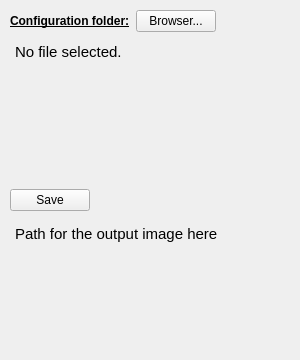
      <widget class="QWidget" name="tab_7">
       <attribute name="title">
        <string>Save</string>
       </attribute>
       <widget class="QWidget" name="layoutWidget_4">
        <property name="geometry">
         <rect>
          <x>10</x>
          <y>10</y>
          <width>281</width>
          <height>201</height>
         </rect>
        </property>
        <layout class="QGridLayout" name="gridLayout_10">
         <item row="3" column="0">
          <widget class="QPushButton" name="save_circle_connectome_pushButton">
           <property name="text">
            <string>Save</string>
           </property>
          </widget>
         </item>
         <item row="1" column="0" colspan="2">
          <layout class="QHBoxLayout" name="horizontalLayout_37">
           <item>
            <widget class="QLabel" name="label_61">
             <property name="font">
              <font>
               <weight>75</weight>
               <bold>true</bold>
               <underline>true</underline>
              </font>
             </property>
             <property name="text">
              <string>Configuration folder:</string>
             </property>
            </widget>
           </item>
           <item>
            <widget class="QPushButton" name="fig_file_pushButton">
             <property name="text">
              <string>Browser...</string>
             </property>
            </widget>
           </item>
           <item>
            <spacer name="horizontalSpacer_48">
             <property name="orientation">
              <enum>Qt::Horizontal</enum>
             </property>
             <property name="sizeHint" stdset="0">
              <size>
               <width>40</width>
               <height>20</height>
              </size>
             </property>
            </spacer>
           </item>
          </layout>
         </item>
         <item row="3" column="1">
          <spacer name="horizontalSpacer_49">
           <property name="orientation">
            <enum>Qt::Horizontal</enum>
           </property>
           <property name="sizeHint" stdset="0">
            <size>
             <width>40</width>
             <height>20</height>
            </size>
           </property>
          </spacer>
         </item>
         <item row="2" column="0" colspan="2">
          <widget class="QTextEdit" name="fig_file_textEdit">
           <property name="styleSheet">
            <string notr="true">QTextEdit {
	background-color : transparent
}</string>
           </property>
           <property name="readOnly">
            <bool>true</bool>
           </property>
           <property name="html">
            <string>&lt;!DOCTYPE HTML PUBLIC &quot;-//W3C//DTD HTML 4.0//EN&quot; &quot;http://www.w3.org/TR/REC-html40/strict.dtd&quot;&gt;
&lt;html&gt;&lt;head&gt;&lt;meta name=&quot;qrichtext&quot; content=&quot;1&quot; /&gt;&lt;style type=&quot;text/css&quot;&gt;
p, li { white-space: pre-wrap; }
&lt;/style&gt;&lt;/head&gt;&lt;body style=&quot; font-family:'Ubuntu'; font-size:11pt; font-weight:400; font-style:normal;&quot;&gt;
&lt;p style=&quot; margin-top:0px; margin-bottom:0px; margin-left:0px; margin-right:0px; -qt-block-indent:0; text-indent:0px;&quot;&gt;No file selected.&lt;/p&gt;&lt;/body&gt;&lt;/html&gt;</string>
           </property>
          </widget>
         </item>
        </layout>
       </widget>
       <widget class="QTextEdit" name="save_circle_connectome_textEdit">
        <property name="geometry">
         <rect>
          <x>10</x>
          <y>220</y>
          <width>281</width>
          <height>131</height>
         </rect>
        </property>
        <property name="styleSheet">
         <string notr="true">QTextEdit {
	background-color : transparent
}</string>
        </property>
        <property name="readOnly">
         <bool>true</bool>
        </property>
        <property name="html">
         <string>&lt;!DOCTYPE HTML PUBLIC &quot;-//W3C//DTD HTML 4.0//EN&quot; &quot;http://www.w3.org/TR/REC-html40/strict.dtd&quot;&gt;
&lt;html&gt;&lt;head&gt;&lt;meta name=&quot;qrichtext&quot; content=&quot;1&quot; /&gt;&lt;style type=&quot;text/css&quot;&gt;
p, li { white-space: pre-wrap; }
&lt;/style&gt;&lt;/head&gt;&lt;body style=&quot; font-family:'Ubuntu'; font-size:11pt; font-weight:400; font-style:normal;&quot;&gt;
&lt;p style=&quot; margin-top:0px; margin-bottom:0px; margin-left:0px; margin-right:0px; -qt-block-indent:0; text-indent:0px;&quot;&gt;Path for the output image here&lt;/p&gt;
&lt;p style=&quot;-qt-paragraph-type:empty; margin-top:0px; margin-bottom:0px; margin-left:0px; margin-right:0px; -qt-block-indent:0; text-indent:0px;&quot;&gt;&lt;br /&gt;&lt;/p&gt;&lt;/body&gt;&lt;/html&gt;</string>
        </property>
       </widget>
      </widget>
